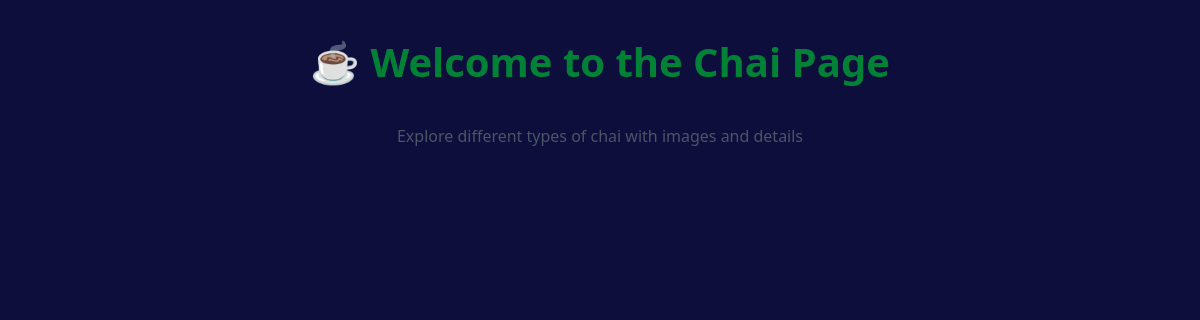
/chai/, run on an earlier commit of the app's database.
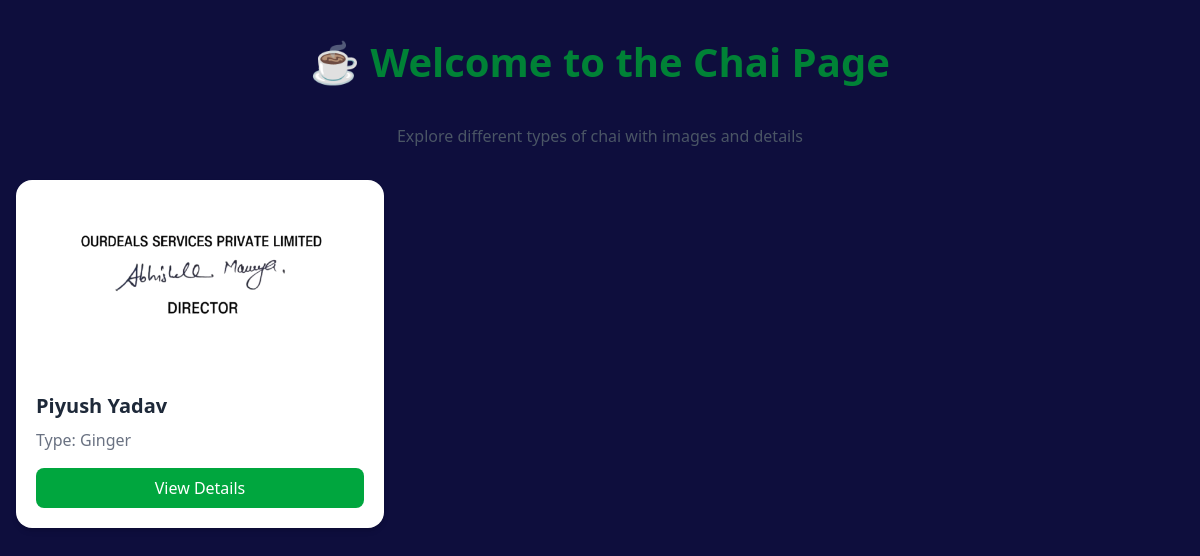
And on a later commit of the database.
### chai/models.py (models this page shows, shortened)
class chaiVarity(models.Model):
    CHAI_TYPES_CHOICES = [
        ('ML', 'Masala'),
        ('GR', 'Ginger'),
        ('CD', 'Cardamom'),
        ('TL', 'Tulsi'),
        ('LM', 'Lemon'),
        ('SP', 'Spices'),
        ('PL', 'Plain'),
    ]
    name=models.CharField(max_length=100)
    image=models.ImageField(upload_to='chais/')
    date_added=models.DateTimeField(default=timezone.now)
    type=models.CharField(max_length=2, choices=CHAI_TYPES_CHOICES)
    description=models.TextField(default='')
    price=models.DecimalField(max_digits=5, decimal_places=2)

### chai/views.py (the view)
# urls.py: path('', views.all_chai, name='all_chai'),
def all_chai(request):
    chais = chaiVarity.objects.all()
    return render(request, 'chai/all_chai.html', {'chais': chais})

### chai/templates/chai/all_chai.html (shortened to what this page needs)
{% extends 'layout.html' %}
{% block content %}
<div class="max-w-7xl mx-auto px-4 py-10">
  <h1 class="text-4xl font-bold text-center text-green-700 mb-10">
    ☕ Welcome to the Chai Page
  </h1>
  <p class="text-center text-gray-600 mb-8">
    Explore different types of chai with images and details
  </p>
  <div class="grid grid-cols-1 sm:grid-cols-2 lg:grid-cols-3 gap-8">
    {% for chai in chais %}
    <div class="bg-white rounded-2xl shadow-md hover:shadow-xl transition duration-300 overflow-hidden">
      <img
        src="{{ chai.image.url }}"
        alt="{{ chai.name }}"
        class="w-full h-48 object-cover"
      />
      <div class="p-5">
        <h2 class="text-xl font-semibold text-gray-800 mb-2">
          {{ chai.name }}
        </h2>
        <p class="text-gray-500 mb-3">
          Type: {{ chai.get_type_display }}
        </p>
        <a
          href="{% url 'chai_detail' chai.id %}"
          class="block text-center mt-4 w-full bg-green-600 text-white py-2 rounded-lg hover:bg-green-700 transition"
        >
          View Details
        </a>
      </div>
    </div>
    {% endfor %}
  </div>
</div>
{% endblock %}

What changed in the data, as far as the page shows it:
added chaiVarity: image (picture), name "Piyush Yadav", type "Ginger"
